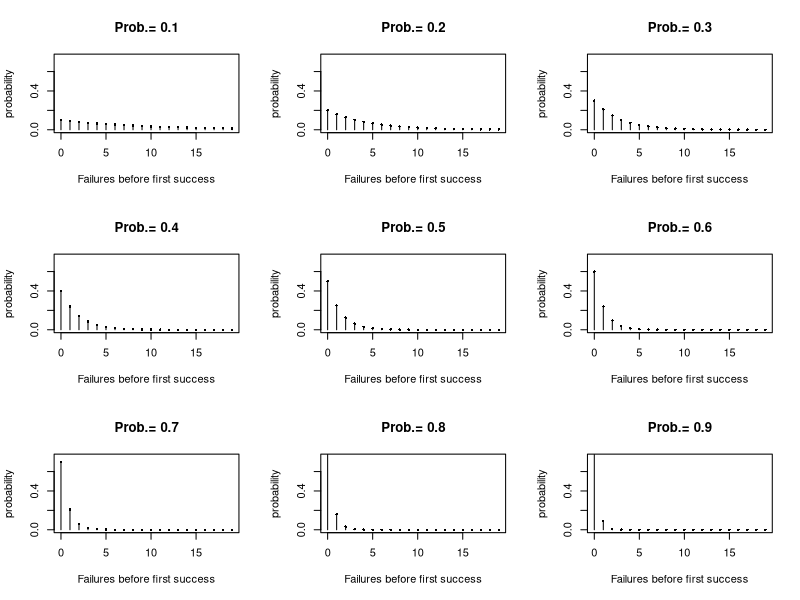

Generate this figure with R:
### R code from vignette source '/home/pauljohn/tmp/lyxtmp/lyx_tmpdir.XM9213/lyx_tmpbuf2/Geometric_v2.Rnw'
### Encoding: UTF-8

###################################################
### code chunk number 1: Geometric_v2.Rnw:12-13
###################################################
  if(exists(".orig.enc")) options(encoding = .orig.enc)


###################################################
### code chunk number 2: Geometric_v2.Rnw:88-90
###################################################
unlink("plots", recursive=T)
dir.create("plots", showWarnings=F)


###################################################
### code chunk number 3: Roptions
###################################################
options(width=100, prompt="> ", continue="+  ")
options(useFancyQuotes = FALSE) 
set.seed(12345)
op <- par() 
options(SweaveHooks=list(fig=function() par(ps=12)))
pdf.options(onefile=F,family="Times",pointsize=12)


###################################################
### code chunk number 4: Geometric_v2.Rnw:205-235
###################################################


makePlot <- function(myrange, pr){

   myTitle <- paste("Prob.=",pr)

   myprobs <- dgeom(myrange, prob=pr)

   plot (myrange, myprobs, type="h", main=myTitle,xlab="Failures before first success",ylab="probability", ylim=c(0,.75))

   points(myrange, myprobs, pch=16, cex=0.5)

}



par(mfrow = c(3,3))

therange <- 0:19

pvals <- c(0.1,0.2,0.3,0.4,0.5,0.6,0.7,0.8,0.9)



for (i in 1:9) {

  makePlot(therange, pvals[i])

}
